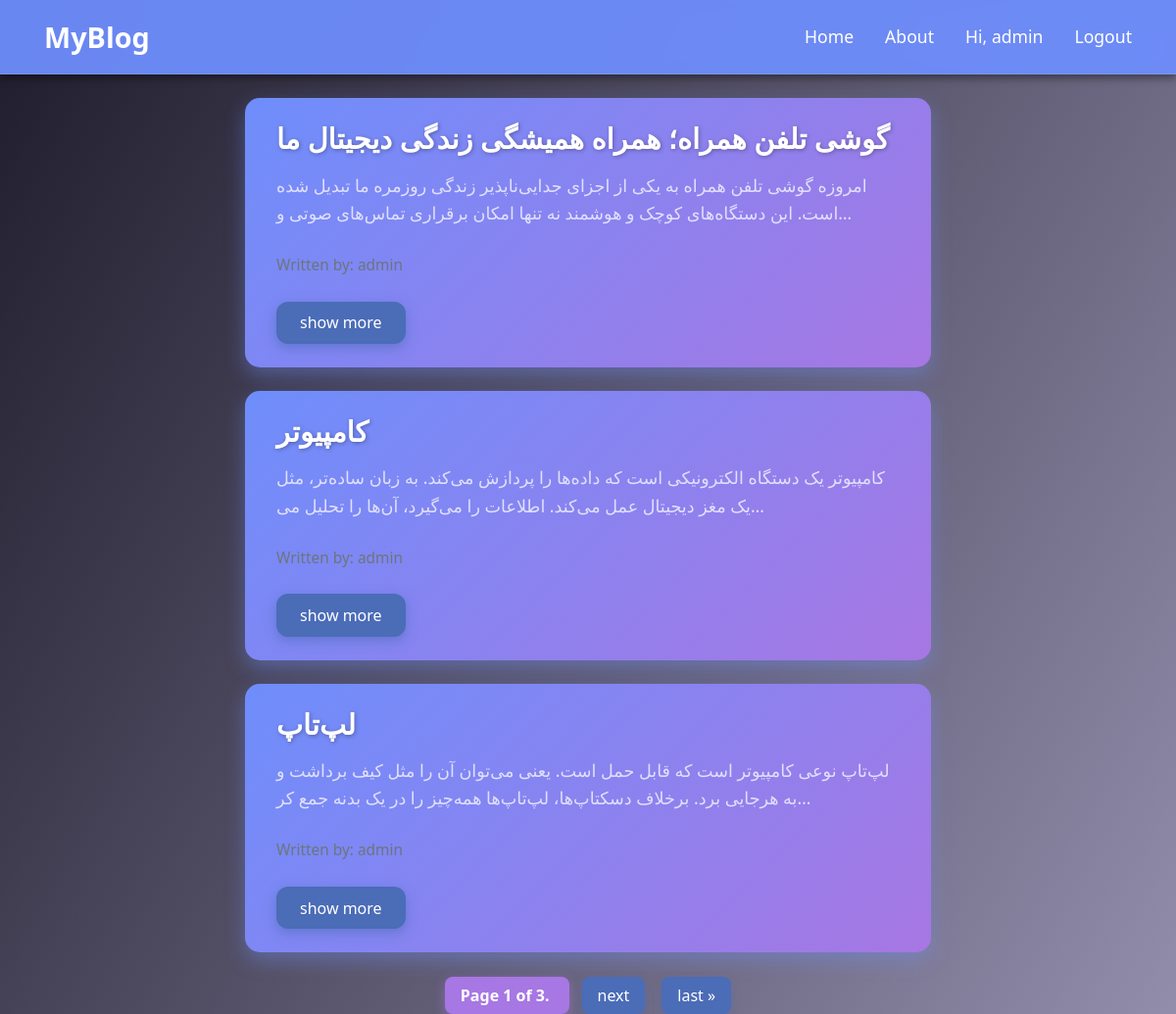
The app's page / (signed in) with its own data.
### note/models.py (models this page shows, shortened)
class Note(models.Model):
    STATUS = (
        ("draft",'Draft'),
        ("published",'Published')
    )
    author = models.ForeignKey(User,on_delete=models.CASCADE ,related_name="blog_posts")
    slug = models.SlugField(max_length=250,unique_for_date="publish")
    title = models.CharField(max_length=250)
    body = models.TextField()
    publish = models.DateTimeField(default=timezone.now)
    created = models.DateTimeField(auto_now_add=True)
    updated = models.DateTimeField(auto_now=True)
    status = models.CharField(max_length=10,choices=STATUS,default="draft")
    published = PublishManager()
    objects = models.Manager()
    def get_absolute_url(self):
        return reverse("blog:post_detail",args=[self.publish.year,self.publish.month,self.publish.day,self.slug])
    class Meta:
        ordering = ("publish",)

### note/views.py (the view)
# urls.py: path("",views.post_list,name="post_list"),
def post_list(request):
    posts = Note.published.all()
    paginator = Paginator(posts, 3)
    page_number = request.GET.get("page")
    page_obj = paginator.get_page(page_number)
    return render(request,"blog/post/list.html",{"page_obj": page_obj})

### note/models.py (called while the page is built)
    def get_queryset(self):
        return super(PublishManager,self).get_queryset().filter(status="published")

### template/blog/post/list.html (shortened to what this page needs)
{% extends "base.html" %}
{% load static %}
{% block content %}
<link rel="stylesheet" href="{% static 'css/list.css' %}">
{% for post in page_obj %}
    <div class="card-body">
        <h5 class="card-title">{{ post.title }}</h5>
        <p class="card-text">{{ post.body|truncatechars:150 }}</p>
        <p class="card-text"><small class="text-muted">Written by: {{ post.author }}</small></p>
        <a href="{{ post.get_absolute_url }}" class="btn btn-primary">show more</a>
    </div>
{% endfor %}
    <div class="pagination">
        <span class="step-links">
            <span class="current">
                Page {{ page_obj.number }} of {{ page_obj.paginator.num_pages }}.
            </span>
            {% if page_obj.has_next %}
                <a href="?page={{ page_obj.next_page_number }}">next</a>
                <a href="?page={{ page_obj.paginator.num_pages }}">last &raquo;</a>
            {% endif %}
        </span>
    </div>
{% endblock content %}

### template/base.html (shortened to what this page needs)
<!DOCTYPE html>
{% load static %}
<html lang="en">
<head>
    <link rel="stylesheet" href="https://cdn.jsdelivr.net/npm/bootstrap@4.6.2/dist/css/bootstrap.min.css">
    <link rel="stylesheet" href="{% static 'css/static.css' %}">
</head>
<body>
    <nav class="custom-navbar">
        <div class="container">
          <a href="{% url 'blog:post_list' %}" class="logo">MyBlog</a>
          <ul class="nav-links">
            <li><a href="{% url 'blog:post_list' %}">Home</a></li>
            <li><a href="#">About</a></li>
            {% if user.is_authenticated %}
              <li><a href="{% url 'blog:my_post' %}">Hi, {{ user.username }}</a></li>
              <li><a href="{% url 'accounts:logout' %}">Logout</a></li>
            {% else %}
              <li><a href="{% url 'accounts:login' %}">Login</a></li>
            {% endif %}
          </ul>
        </div>
      </nav>
    {% block content %}
    {% endblock content %}
</body>
</html>

### static/css/static.css (style rules this page uses)
body { background: linear-gradient(120deg, #1f1c2c, #928dab); background-attachment: fixed; min-height: 100vh; margin: 0; padding: 0; font-family: "Segoe UI", Tahoma, Geneva, Verdana, sans-serif; color: #ffffff; }
.custom-navbar { background: rgba(110, 142, 251, 0.95); padding: 1rem 0; box-shadow: 0 4px 8px rgba(0,0,0,0.4); font-family: "Segoe UI", Tahoma, Geneva, Verdana, sans-serif; position: sticky; top: 0; z-index: 1000; backdrop-filter: saturate(180%) blur(10px); border-bottom: 1px solid rgba(255,255,255,0.1); }
.custom-navbar .container { display: flex; justify-content: space-between; align-items: center; }
.custom-navbar .logo { font-size: 1.8rem; color: white; font-weight: bold; text-decoration: none; }
.custom-navbar .nav-links { list-style: none; display: flex; margin: 0; padding: 0; }
.custom-navbar .nav-links li { margin-left: 2rem; }
.custom-navbar .nav-links a { color: white; text-decoration: none; font-size: 1.1rem; transition: color 0.3s ease; }

### static/css/list.css (style rules this page uses)
.card-body { background: linear-gradient(135deg, #6e8efb, #a777e3); color: white; border-radius: 15px; padding: 1.5rem 2rem; margin: 1.5rem auto; max-width: 700px; box-shadow: 0 8px 20px rgba(110, 142, 251, 0.4); transition: transform 0.3s ease, box-shadow 0.3s ease; font-family: 'Segoe UI', Tahoma, Geneva, Verdana, sans-serif; }
.card-title { font-size: 1.8rem; font-weight: 700; margin-bottom: 1rem; text-shadow: 1px 1px 4px rgba(0, 0, 0, 0.3); }
.card-text { font-size: 1.1rem; line-height: 1.6; margin-bottom: 1.5rem; color: #e0e0ff; }
.btn-primary { background-color: #4b6cb7; border: none; padding: 0.6rem 1.5rem; font-size: 1rem; border-radius: 12px; box-shadow: 0 4px 12px rgba(75, 108, 183, 0.6); transition: background-color 0.3s ease, box-shadow 0.3s ease; }
.pagination { display: flex; justify-content: center; align-items: center; margin-top: 2rem; font-family: 'Segoe UI', Tahoma, Geneva, Verdana, sans-serif; }
.step-links a { color: #ffffff; background-color: #4b6cb7; padding: 0.5rem 1rem; margin: 0 0.4rem; border-radius: 8px; text-decoration: none; box-shadow: 0 4px 10px rgba(75, 108, 183, 0.4); transition: background-color 0.3s ease, transform 0.2s ease; }
.step-links .current { color: #ffffff; background-color: #a777e3; padding: 0.5rem 1rem; margin: 0 0.4rem; border-radius: 8px; font-weight: bold; box-shadow: 0 4px 12px rgba(167, 119, 227, 0.5); }

### records on screen
Note: title "گوشی تلفن همراه؛ همراه همیشگی زندگی دیجیتال ما", body "امروزه گوشی تلفن همراه به یکی از اجزای جدایی‌ناپذیر زندگی روزمره ما تبدیل شده است. این دستگاه‌های کوچک و هوشمند نه تنها امکان برقراری تماس‌های صوتی و…", author "admin"
Note: title "کامپیوتر", body "کامپیوتر یک دستگاه الکترونیکی است که داده‌ها را پردازش می‌کند. به زبان ساده‌تر، مثل یک مغز دیجیتال عمل می‌کند. اطلاعات را می‌گیرد، آن‌ها را تحلیل می‌…", author "admin"
Note: title "لپ‌تاپ", body "لپ‌تاپ نوعی کامپیوتر است که قابل حمل است. یعنی می‌توان آن را مثل کیف برداشت و به هرجایی برد. برخلاف دسکتاپ‌ها، لپ‌تاپ‌ها همه‌چیز را در یک بدنه جمع کر…", author "admin"

### other values on screen
{{ user.username }} "admin"
{{ page_obj.number }} "1"
{{ page_obj.paginator.num_pages }} "3"
